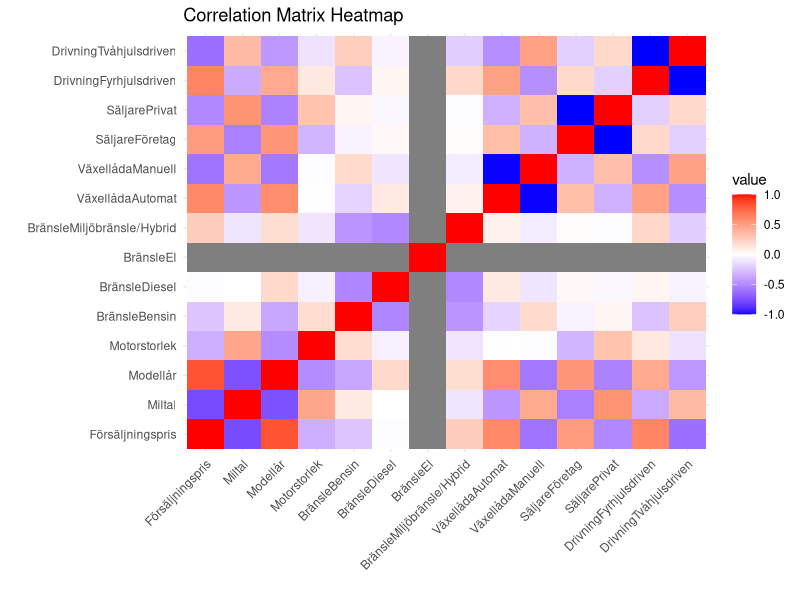
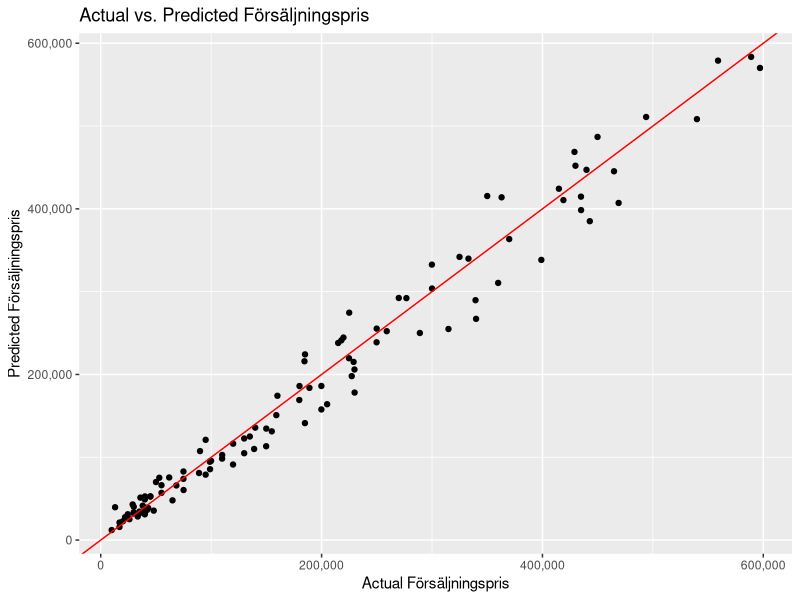

The R source for these figures, in order:
library(ggplot2)
library(dplyr)
library(caret)
library(scales)
library(reshape2)

# Set working directory to where your CSV file is located
setwd("C:/Users/Isaac/Documents/GitHub/ec-data-science-24/r_programming")

# Load the data
data <- read.csv("blocket_volvo_data.csv", header = TRUE, sep = ",", stringsAsFactors = FALSE)
data <- subset(data, select = -c(Märke, Datum_i_trafik, Färg, Hästkrafter, Biltyp, Index))


# Step 1: Data Exploration and Cleaning
# Make numeric columns numeric
data <- data %>%
  mutate(
    Försäljningspris = as.numeric(gsub("[^0-9.]", "", Försäljningspris)),
    Miltal = as.numeric(gsub("[^0-9.]", "", Miltal)),
    Modellår = as.numeric(gsub("[^0-9.]", "", Modellår)),
    Motorstorlek = as.numeric(gsub("[^0-9.]", "", Motorstorlek))
  )

# Remove extreme cases
data <- data %>%
  filter(Miltal > 2000 & Miltal < 50000 & Försäljningspris < 600000 )


# Convert categorical variables to factors
data <- data %>%
  mutate(across(c(Modell), as.factor))

# One-hot encode small level factor variables
data_encoded <- dummyVars("~ Bränsle + Växellåda + Säljare + Drivning", data = data) %>% predict(newdata = data) %>% as.data.frame() 
data <- cbind(data, data_encoded) %>%
  select(-Bränsle, -Växellåda, -Säljare, -Drivning)

# Remove rows with NA in critical columns
data <- na.omit(data)
#colSums(is.na(data))

# Data after cleaning:
#summary(data)
correlation_matrix <- cor(data %>% select_if(is.numeric), use = "complete.obs")
correlation_matrix_melted <- melt(correlation_matrix) # Convert matrix to a tidy data frame

ggplot(correlation_matrix_melted, aes(x = Var1, y = Var2, fill = value)) +
  geom_tile() +
  scale_fill_gradient2(low = "blue", mid = "white", high = "red", midpoint = 0) +
  labs(title = "Correlation Matrix Heatmap", x = "", y = "") +
  theme_minimal() +
  theme(axis.text.x = element_text(angle = 45, vjust = 1, hjust = 1))

# Step 2: Split Data into Training and Testing Sets
set.seed(123) # For reproducibility
index <- createDataPartition(data$Försäljningspris, p = 0.8, list = FALSE)
train_data <- data[index, ]
test_data <- data[-index, ]

# Step 3: Linear Regression Model + k-cross validation
train_control <- trainControl(method = "cv", number = 4)
model <- train(Försäljningspris ~ ., data = train_data, method = "glm",
                       family = poisson(link = "log"), trControl = train_control)


# Step 4: Evaluate Model Performance
summary(model)

# Make predictions on the test data
predictions <- predict(model, newdata = test_data)

# Calculate RMSE (Root Mean Squared Error) for model evaluation
rmse <- sqrt(mean((predictions - test_data$Försäljningspris)^2))
print(paste("RMSE:", rmse))

# Step 5: Visualize Results
ggplot(data.frame(Actual = test_data$Försäljningspris, Predicted = predictions), aes(x = Actual, y = Predicted)) +
  geom_point() +
  geom_abline(intercept = 0, slope = 1, color = "red") + # Perfect prediction line
  labs(title = "Actual vs. Predicted Försäljningspris", x = "Actual Försäljningspris", y = "Predicted Försäljningspris") +
  scale_x_continuous(labels = label_comma()) + # Format x-axis labels
  scale_y_continuous(labels = label_comma())   # Format y-axis labels


# Combine actual and predicted prices in a data frame
results <- data.frame(Actual = test_data$Försäljningspris, Predicted = predictions)
print("Done")



# -----------------------
negative_predictions <- results[results$Predicted < 0, ]
print(negative_predictions)

problematic_rows <- test_data[results$Predicted < 0, ]
print(problematic_rows)

varImp(model)


